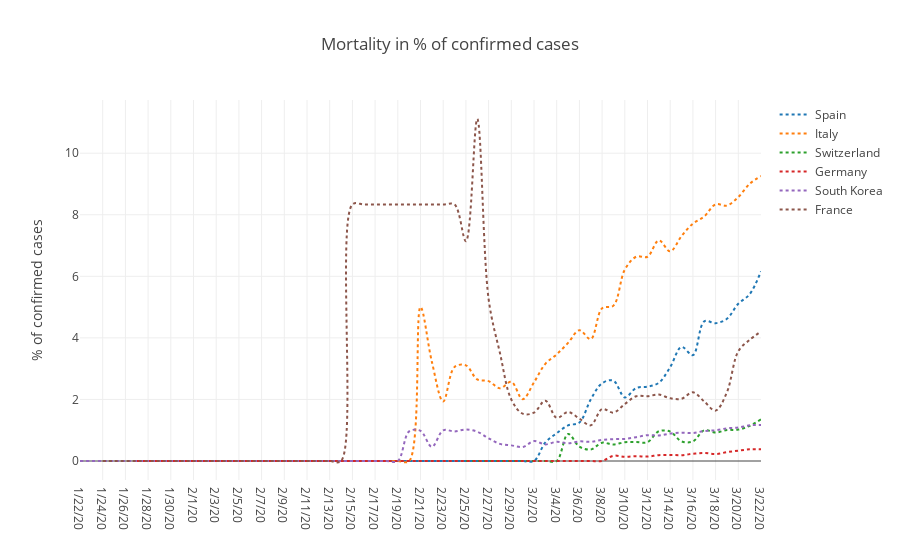

The notebook cell this image was saved under:
### Markdown cell above
## Plotly: Mortality in % of confirmed cases

todo: 
- Kurven für ein zweites (drittes, ...) Land einfügen
- Auswahl der Länder mit widget (siehe Ref. unten)

### Code cell
# Quelle: https://www.youtube.com/watch?v=XUNaGFa9xCM
# dort gibt es ein weiteres Beispiel mit Widgets und interactive
#df.loc[df['Country/Region'] == "Italy"]

import plotly as py
import plotly.graph_objs as go
import ipywidgets as widgets
import numpy as np
py.offline.init_notebook_mode(connected=True)

layout = go.Layout(
    title='Mortality in % of confirmed cases',
    yaxis=dict(
        title='% of confirmed cases'
    ),
)

trace0 = go.Scatter(
    x=df_selec.loc[df['Country/Region'] == c_s[0],"Date"],
    y=df_selec.loc[df['Country/Region'] == c_s[0], "Mortality_%"],
    mode='lines',
    name=c_s[0],
    line=dict(
        shape='spline',
        dash='dot'
    )
)
trace1 = go.Scatter(
    x=df_selec.loc[df['Country/Region'] == c_s[1],"Date"],
    y=df_selec.loc[df['Country/Region'] == c_s[1],"Mortality_%"],
    mode='lines',
    name=c_s[1],
    line=dict(
        shape='spline',
        dash='dot'
    )
)
trace2 = go.Scatter(
    x=df_selec.loc[df['Country/Region'] == c_s[2],"Date"],
    y=df_selec.loc[df['Country/Region'] == c_s[2], "Mortality_%"],
    mode='lines',
    name=c_s[2],
    line=dict(
        shape='spline',
        dash='dot'
    )
)
trace3 = go.Scatter(
    x=df_selec.loc[df['Country/Region'] == c_s[3],"Date"],
    y=df_selec.loc[df['Country/Region'] == c_s[3],"Mortality_%"],
    mode='lines',
    name=c_s[3],
    line=dict(
        shape='spline',
        dash='dot'
    )
)
trace4 = go.Scatter(
    x=df_selec.loc[df['Country/Region'] == c_s[4],"Date"],
    y=df_selec.loc[df['Country/Region'] == c_s[4], "Mortality_%"],
    mode='lines',
    name=c_s[4],
    line=dict(
        shape='spline',
        dash='dot'
    )
)
trace5 = go.Scatter(
    x=df_selec.loc[df['Country/Region'] == c_s[5],"Date"],
    y=df_selec.loc[df['Country/Region'] == c_s[5],"Mortality_%"],
    mode='lines',
    name=c_s[5],
    line=dict(
        shape='spline',
        dash='dot'
    )
)

fig = go.Figure(data=[trace0, trace1, trace2, trace3, trace4, trace5], layout=layout)
py.offline.iplot(fig)

### Figure 1 — Plotly figure (JSON) as saved in the notebook; plotly's stock layout.template omitted (floating-point values rounded to 4 significant figures)
{"data": [{"line": {"dash": "dot", "shape": "spline"}, "mode": "lines", "name": "Spain", "type": "scatter", "x": ["1/22/20", "1/23/20", "1/24/20", "1/25/20", "1/26/20", "1/27/20", "1/28/20", "1/29/20", "1/30/20", "1/31/20", "2/1/20", "2/2/20", "2/3/20", "2/4/20", "2/5/20", "2/6/20", "2/7/20", "2/8/20", "2/9/20", "2/10/20", "2/11/20", "2/12/20", "2/13/20", "2/14/20", "2/15/20", "2/16/20", "2/17/20", "2/18/20", "2/19/20", "2/20/20", "2/21/20", "2/22/20", "2/23/20", "2/24/20", "2/25/20", "2/26/20", "2/27/20", "2/28/20", "2/29/20", "3/1/20", "3/2/20", "3/3/20", "3/4/20", "3/5/20", "3/6/20", "3/7/20", "3/8/20", "3/9/20", "3/10/20", "3/11/20", "3/12/20", "3/13/20", "3/14/20", "3/15/20", "3/16/20", "3/17/20", "3/18/20", "3/19/20", "3/20/20", "3/21/20", "3/22/20"], "y": [null, null, null, null, null, null, null, null, null, null, 0, 0, 0, 0, 0, 0, 0, 0, 0, 0, 0, 0, 0, 0, 0, 0, 0, 0, 0, 0, 0, 0, 0, 0, 0, 0, 0, 0, 0, 0, 0, 0.6061, 0.9009, 1.158, 1.25, 2, 2.526, 2.61, 2.065, 2.372, 2.415, 2.542, 3.051, 3.706, 3.44, 4.537, 4.479, 4.621, 5.11, 5.419, 6.16]}, {"line": {"dash": "dot", "shape": "spline"}, "mode": "lines", "name": "Italy", "type": "scatter", "x": ["1/22/20", "1/23/20", "1/24/20", "1/25/20", "1/26/20", "1/27/20", "1/28/20", "1/29/20", "1/30/20", "1/31/20", "2/1/20", "2/2/20", "2/3/20", "2/4/20", "2/5/20", "2/6/20", "2/7/20", "2/8/20", "2/9/20", "2/10/20", "2/11/20", "2/12/20", "2/13/20", "2/14/20", "2/15/20", "2/16/20", "2/17/20", "2/18/20", "2/19/20", "2/20/20", "2/21/20", "2/22/20", "2/23/20", "2/24/20", "2/25/20", "2/26/20", "2/27/20", "2/28/20", "2/29/20", "3/1/20", "3/2/20", "3/3/20", "3/4/20", "3/5/20", "3/6/20", "3/7/20", "3/8/20", "3/9/20", "3/10/20", "3/11/20", "3/12/20", "3/13/20", "3/14/20", "3/15/20", "3/16/20", "3/17/20", "3/18/20", "3/19/20", "3/20/20", "3/21/20", "3/22/20"], "y": [null, null, null, null, null, null, null, null, null, 0, 0, 0, 0, 0, 0, 0, 0, 0, 0, 0, 0, 0, 0, 0, 0, 0, 0, 0, 0, 0, 5, 3.226, 1.935, 3.057, 3.106, 2.649, 2.595, 2.365, 2.571, 2.007, 2.554, 3.157, 3.464, 3.836, 4.249, 3.961, 4.963, 5.048, 6.217, 6.636, 6.636, 7.169, 6.811, 7.31, 7.713, 7.945, 8.339, 8.298, 8.575, 9.006, 9.26]}, {"line": {"dash": "dot", "shape": "spline"}, "mode": "lines", "name": "Switzerland", "type": "scatter", "x": ["1/22/20", "1/23/20", "1/24/20", "1/25/20", "1/26/20", "1/27/20", "1/28/20", "1/29/20", "1/30/20", "1/31/20", "2/1/20", "2/2/20", "2/3/20", "2/4/20", "2/5/20", "2/6/20", "2/7/20", "2/8/20", "2/9/20", "2/10/20", "2/11/20", "2/12/20", "2/13/20", "2/14/20", "2/15/20", "2/16/20", "2/17/20", "2/18/20", "2/19/20", "2/20/20", "2/21/20", "2/22/20", "2/23/20", "2/24/20", "2/25/20", "2/26/20", "2/27/20", "2/28/20", "2/29/20", "3/1/20", "3/2/20", "3/3/20", "3/4/20", "3/5/20", "3/6/20", "3/7/20", "3/8/20", "3/9/20", "3/10/20", "3/11/20", "3/12/20", "3/13/20", "3/14/20", "3/15/20", "3/16/20", "3/17/20", "3/18/20", "3/19/20", "3/20/20", "3/21/20", "3/22/20"], "y": [null, null, null, null, null, null, null, null, null, null, null, null, null, null, null, null, null, null, null, null, null, null, null, null, null, null, null, null, null, null, null, null, null, null, 0, 0, 0, 0, 0, 0, 0, 0, 0, 0.8772, 0.4673, 0.3731, 0.5935, 0.5348, 0.611, 0.6135, 0.6135, 0.9658, 0.9566, 0.6364, 0.6364, 1, 0.9247, 1.006, 1.02, 1.141, 1.353]}, {"line": {"dash": "dot", "shape": "spline"}, "mode": "lines", "name": "Germany", "type": "scatter", "x": ["1/22/20", "1/23/20", "1/24/20", "1/25/20", "1/26/20", "1/27/20", "1/28/20", "1/29/20", "1/30/20", "1/31/20", "2/1/20", "2/2/20", "2/3/20", "2/4/20", "2/5/20", "2/6/20", "2/7/20", "2/8/20", "2/9/20", "2/10/20", "2/11/20", "2/12/20", "2/13/20", "2/14/20", "2/15/20", "2/16/20", "2/17/20", "2/18/20", "2/19/20", "2/20/20", "2/21/20", "2/22/20", "2/23/20", "2/24/20", "2/25/20", "2/26/20", "2/27/20", "2/28/20", "2/29/20", "3/1/20", "3/2/20", "3/3/20", "3/4/20", "3/5/20", "3/6/20", "3/7/20", "3/8/20", "3/9/20", "3/10/20", "3/11/20", "3/12/20", "3/13/20", "3/14/20", "3/15/20", "3/16/20", "3/17/20", "3/18/20", "3/19/20", "3/20/20", "3/21/20", "3/22/20"], "y": [null, null, null, null, null, 0, 0, 0, 0, 0, 0, 0, 0, 0, 0, 0, 0, 0, 0, 0, 0, 0, 0, 0, 0, 0, 0, 0, 0, 0, 0, 0, 0, 0, 0, 0, 0, 0, 0, 0, 0, 0, 0, 0, 0, 0, 0, 0.1701, 0.1373, 0.1572, 0.1444, 0.1905, 0.1963, 0.1898, 0.2338, 0.2593, 0.2271, 0.2872, 0.3376, 0.3782, 0.3779]}, {"line": {"dash": "dot", "shape": "spline"}, "mode": "lines", "name": "South Korea", "type": "scatter", "x": ["1/22/20", "1/23/20", "1/24/20", "1/25/20", "1/26/20", "1/27/20", "1/28/20", "1/29/20", "1/30/20", "1/31/20", "2/1/20", "2/2/20", "2/3/20", "2/4/20", "2/5/20", "2/6/20", "2/7/20", "2/8/20", "2/9/20", "2/10/20", "2/11/20", "2/12/20", "2/13/20", "2/14/20", "2/15/20", "2/16/20", "2/17/20", "2/18/20", "2/19/20", "2/20/20", "2/21/20", "2/22/20", "2/23/20", "2/24/20", "2/25/20", "2/26/20", "2/27/20", "2/28/20", "2/29/20", "3/1/20", "3/2/20", "3/3/20", "3/4/20", "3/5/20", "3/6/20", "3/7/20", "3/8/20", "3/9/20", "3/10/20", "3/11/20", "3/12/20", "3/13/20", "3/14/20", "3/15/20", "3/16/20", "3/17/20", "3/18/20", "3/19/20", "3/20/20", "3/21/20", "3/22/20"], "y": [0, 0, 0, 0, 0, 0, 0, 0, 0, 0, 0, 0, 0, 0, 0, 0, 0, 0, 0, 0, 0, 0, 0, 0, 0, 0, 0, 0, 0, 0.9615, 0.9804, 0.4619, 0.9967, 0.9604, 1.024, 0.9516, 0.7361, 0.5563, 0.5079, 0.455, 0.6459, 0.5399, 0.6227, 0.5749, 0.637, 0.6249, 0.6836, 0.7087, 0.7188, 0.7737, 0.8387, 0.8272, 0.8904, 0.9189, 0.9106, 0.9736, 0.9985, 1.062, 1.086, 1.159, 1.169]}, {"line": {"dash": "dot", "shape": "spline"}, "mode": "lines", "name": "France", "type": "scatter", "x": ["1/22/20", "1/23/20", "1/24/20", "1/25/20", "1/26/20", "1/27/20", "1/28/20", "1/29/20", "1/30/20", "1/31/20", "2/1/20", "2/2/20", "2/3/20", "2/4/20", "2/5/20", "2/6/20", "2/7/20", "2/8/20", "2/9/20", "2/10/20", "2/11/20", "2/12/20", "2/13/20", "2/14/20", "2/15/20", "2/16/20", "2/17/20", "2/18/20", "2/19/20", "2/20/20", "2/21/20", "2/22/20", "2/23/20", "2/24/20", "2/25/20", "2/26/20", "2/27/20", "2/28/20", "2/29/20", "3/1/20", "3/2/20", "3/3/20", "3/4/20", "3/5/20", "3/6/20", "3/7/20", "3/8/20", "3/9/20", "3/10/20", "3/11/20", "3/12/20", "3/13/20", "3/14/20", "3/15/20", "3/16/20", "3/17/20", "3/18/20", "3/19/20", "3/20/20", "3/21/20", "3/22/20"], "y": [null, null, 0, 0, 0, 0, 0, 0, 0, 0, 0, 0, 0, 0, 0, 0, 0, 0, 0, 0, 0, 0, 0, 0, 8.333, 8.333, 8.333, 8.333, 8.333, 8.333, 8.333, 8.333, 8.333, 8.333, 7.143, 11.11, 5.263, 3.509, 2, 1.538, 1.571, 1.961, 1.404, 1.592, 1.378, 1.159, 1.687, 1.572, 1.85, 2.104, 2.104, 2.158, 2.036, 2.023, 2.231, 1.934, 1.637, 2.235, 3.568, 3.935, 4.208]}], "layout": {"title": "Mortality in % of confirmed cases", "yaxis": {"title": "% of confirmed cases"}}}
